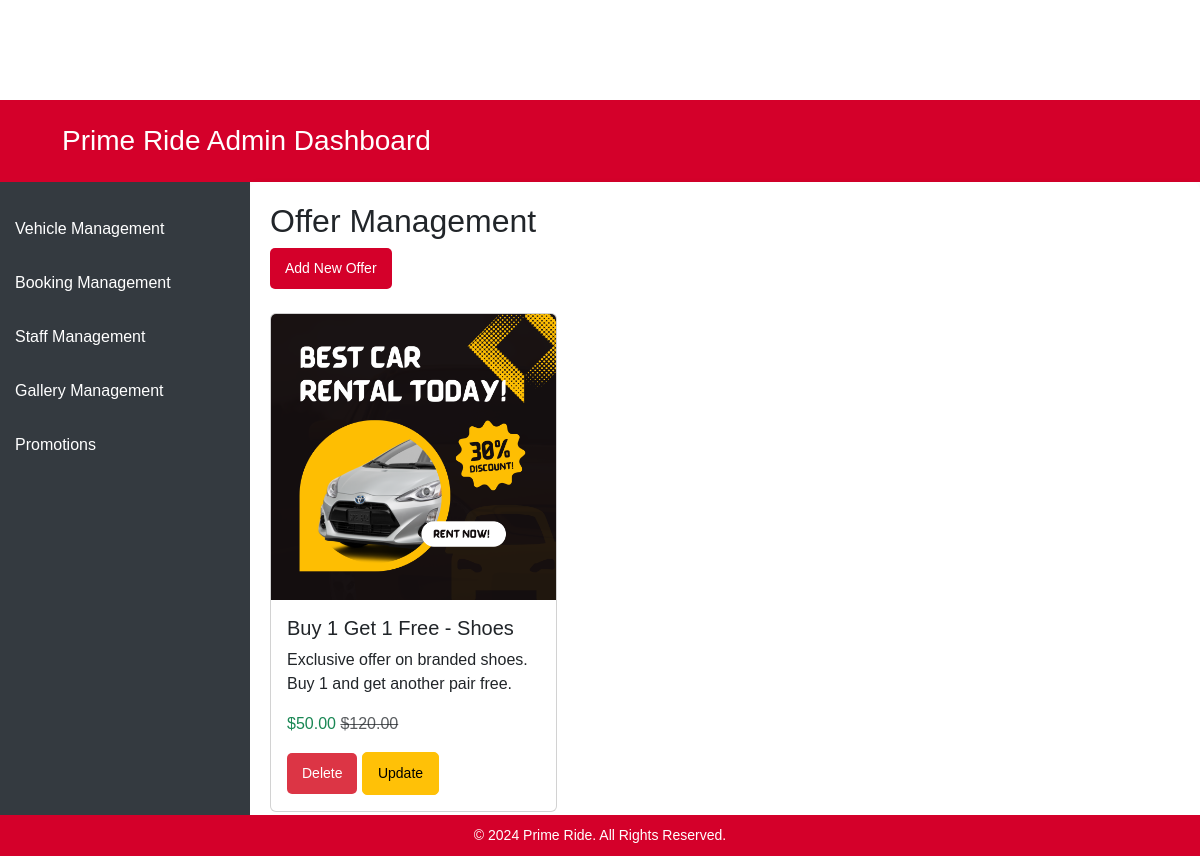
/admin/Promotions.php, run on an earlier commit of the app's database.
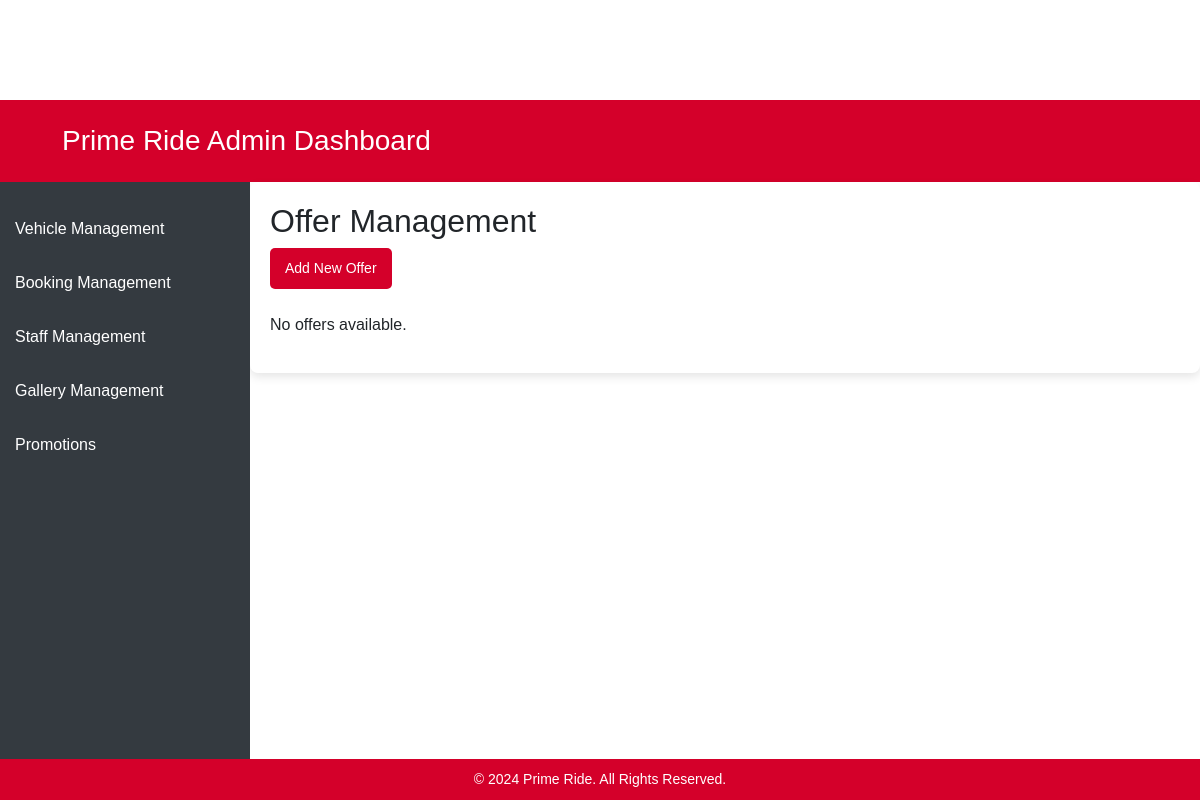
And on a later commit of the database.
### tables this page shows
CREATE TABLE `offers` (
  `id` int(11) NOT NULL,
  `title` varchar(100) NOT NULL,
  `description` text NOT NULL,
  `price` decimal(10,2) NOT NULL,
  `original_price` decimal(10,2) NOT NULL,
  `image_path` varchar(255) NOT NULL,
  `created_at` timestamp NOT NULL DEFAULT current_timestamp()
);

### admin/Promotions.php (the view, shortened to what this page needs)
<!DOCTYPE html>
<html lang="en">
<head>
  <link rel="stylesheet" href="admin.css">
  <link href="https://cdn.jsdelivr.net/npm/bootstrap@5.3.0-alpha1/dist/css/bootstrap.min.css" rel="stylesheet">
</head>
<body>
  <header class="p-3 text-bg-brown header">
    <div class="container">
        <div class="d-flex flex-wrap align-items-center justify-content-between">
            <div class="d-flex align-items-center">
                <a href="" class="d-flex align-items-center mb-2 mb-lg-0 text-white text-decoration-none">
                </a>
                <h1>Prime Ride Admin Dashboard</h1>
            </div>
        </div>
    </div>
</header>
 <div class="sidebar">
    <a href="vehiclemanagement.php">Vehicle Management</a>
    <a href="bookingmanagement.php">Booking Management</a>
    <a href="staffmanagement.php">Staff Management</a>
    <a href="gallerymanagement.php">Gallery Management</a>
    <a href="Promotions.php">Promotions</a>
  </div>
<?php
include '../assets/php/dbconnection.php';
?>
<div class="content">
    <h2>Offer Management</h2>
    <button class="btn btn-primary" data-bs-toggle="modal" data-bs-target="#addOfferModal">Add New Offer</button>
    <div class="row mt-4">
        <?php
        $sql = "SELECT id, title, description, price, original_price, image_path FROM offers";
        $result = $conn->query($sql);
        if ($result->num_rows > 0) {
            while ($row = $result->fetch_assoc()) {
                ?>
                <div class="col-md-4 mb-4">
                    <div class="card offer-card">
                        <img src="../assets/Photo/Offerimg/<?php echo $row['image_path']; ?>" class="card-img-top"
                             alt="<?php echo $row['title']; ?>">
                        <div class="card-body">
                            <h5 class="card-title"><?php echo $row['title']; ?></h5>
                            <p class="card-text"><?php echo $row['description']; ?></p>
                            <p class="card-text text-success">$<?php echo number_format($row['price'], 2); ?>
                                <span class="text-muted"><del>$<?php echo number_format($row['original_price'], 2); ?></del></span>
                            </p>
                            <form action="../assets/php/AdminFunctions/DeleteOffer.php" method="POST" class="d-inline">
                                <button type="submit" class="btn btn-danger">Delete</button>
                            </form>
                            <button type="button" class="btn btn-warning" data-bs-toggle="modal" data-bs-target="#updateOfferModal"
                                    onclick="populateUpdateModal(<?php echo htmlspecialchars(json_encode($row)); ?>)">
                                Update
                            </button>
                        </div>
                    </div>
                </div>
                <?php
            }
        } else {
            echo "<p>No offers available.</p>";
        }
        ?>
    </div>
</div>
<footer>
    <p>&copy; 2024 Prime Ride. All Rights Reserved.</p>
</footer>
</body>
</html>

What changed in the data, as far as the page shows it:
removed offers: image_path (picture), title "Buy 1 Get 1 Free - Shoes", description "Exclusive offer on branded shoes. Buy 1 and get another pair free.", price "50.00", original_price "120.00"
Also different on the page:
text now shown: "No offers available."
